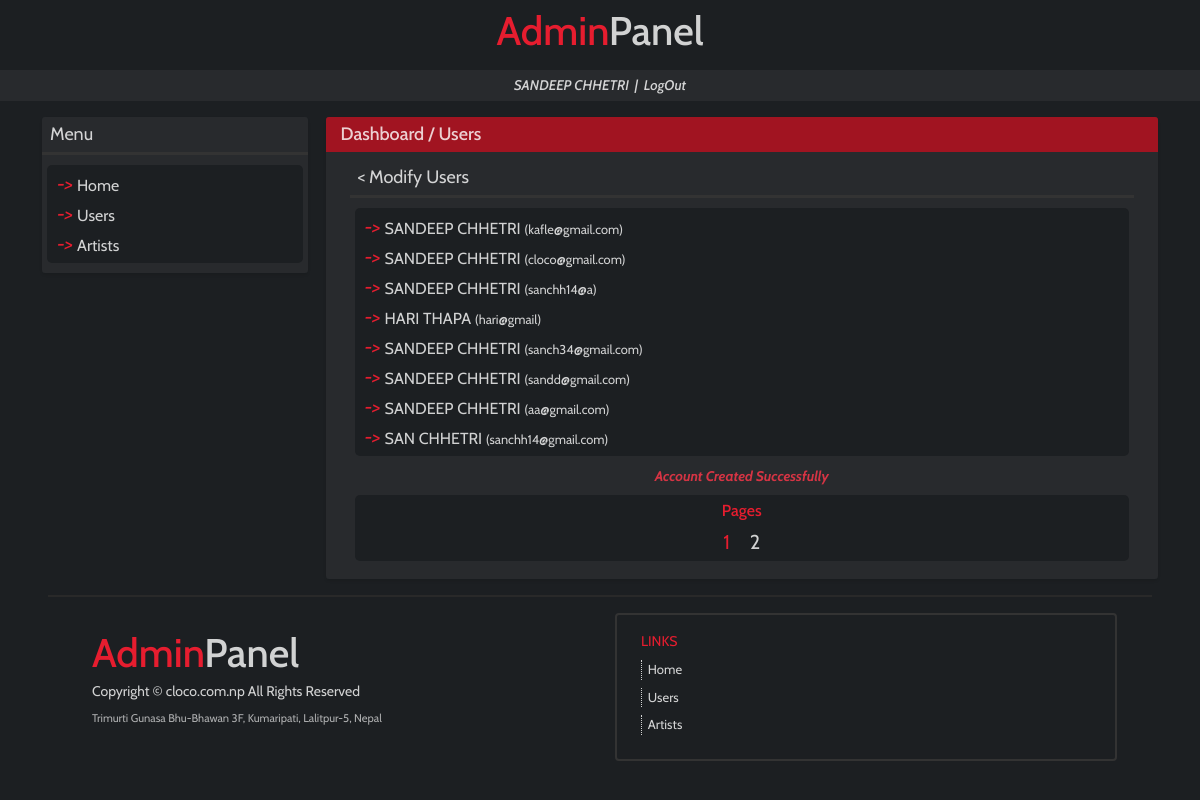
/dashboard/users/modifyuser/ (signed in), run on the app's committed database.
### accounts/models.py (models this page shows)
class User(AbstractUser):
    GENDER_CHOICES = (
        ('M', 'Male'),
        ('F', 'Female'),
        ('O', 'Other'),
    )
    username = None
    first_name = models.CharField(max_length=20)
    last_name = models.CharField(max_length=20)
    email = models.EmailField(unique=True)
    password = models.CharField(max_length=40)
    phone = models.CharField(max_length=20, unique=True)
    dob = models.DateField(null=True, blank=True)
    gender = models.CharField(max_length=1, choices=GENDER_CHOICES)
    address = models.CharField(max_length=50)
    created_at = models.DateTimeField(auto_now_add=True)
    updated_at = models.DateTimeField(auto_now=True)
    USERNAME_FIELD = 'email'
    REQUIRED_FIELDS = ['phone']
    objects = UserManager()

### musicRecord/usersViews.py (the view)
# urls.py: path('users/modifyuser/', usersViews.modify_user, name='modifyuser'),
def modify_user(request):
    if not request.user.is_authenticated:
        return redirect('/')
    else:
        try:
            page = int(request.GET.get('page'))
        except:
            page = 1
        page_end = page*8
        page_start = page_end - 8
        users = User.objects.raw('select * from accounts_User order by created_at desc')
        pages = int(len(users)/8)
        if len(users)%8 != 0:
            pages = pages+1
        if request.session.get('success') != None:
                success = request.session['success']
                request.session['success'] = None
        else:
            success = ''
        return render(request, 'users/modifyuser.html',{'user_name':user_name(request), 'user_pk':request.user.id, 'users':users[page_start:page_end], 'pages':range(1,pages+1), 'page':page, 'success':success})

### musicRecord/usersViews.py (called while the page is built)
def user_name(request):
    return request.user.first_name.upper()+' '+request.user.last_name.upper()

### templates/users/modifyuser.html (shortened to what this page needs)
{% extends 'base.html' %}
{% block content %}
<div class="row mb-3">
    <div class="d-none d-lg-block col-sm-12 col-lg-3 px-4">
        <div class="row mb-3 main-box">
            <div class="sidebox-text px-2 py-1 mb-0">
              Menu
            </div>
            <div class="col-12 mt-0 pt-0" style="background:#333; height:3px;">
            </div>
            <div class="col-12 sidebox-menus">
              <div class="row sidebox-menu py-1">
                <div class="col-12 p-0 m-0" style="color:#e61d2f;">
                    <i>-> </i>
                      <a class="menu-options" href="{% url 'dashboard' %}">Home</a>
                    <br>
                </div>
                <div class="col-12 p-0 m-0" style="color:#e61d2f;">
                    <i>-> </i>
                      <a class="menu-options {% if activetab == 'users' %}activetab{% endif %}" href="{% url 'users' %}">Users</a>
                    <br>
                </div>
                <div class="col-12 p-0 m-0" style="color:#e61d2f;">
                    <i>-> </i>
                      <a class="menu-options" href="{% url 'artists' %}">Artists</a>
                    <br>
                </div>
              </div>
            </div>
        </div>
    </div>
    <div class="col-sm-12 col-lg-9 px-4">
        <div class="row main-box">
            <div class="col-12 box-top py-1">
                <a class="link" href="{% url 'dashboard' %}">Dashboard</a> / <a class="link" href="{% url 'users' %}">Users</a>
            </div>
            <div class="col-12 box-content px-0 px-lg-4">
                <div class="mt-2 pb-2">
                    <div class="sidebox-text px-2 py-1 mb-0">
                        <a href="{% url 'users' %}" class="link">< Modify Users</a>
                    </div>
                    <div class="col-12 mt-0 pt-0" style="background:#333; height:3px;">
                    </div>
                    <div class="col-12 sidebox-menus">
                        <div class="row sidebox-menu py-1">
                            {% for user in users %}
                            <div class="col-12 p-0 m-0" style="color:#e61d2f;">
                                <i>-> </i>
                                <a class="menu-options" href="{% url 'modifyuser' %}{{user.id}}?page={{page}}">{{user.first_name.upper}} {{user.last_name.upper}} <span class="small">({{user.email}})</span></a>
                                <br>
                            </div>
                            {% endfor %}
                        </div>
                        <div id="success" class="text-danger round p-0 mb-2 justify-content-center d-flex" style="opacity: 0.97; font-style: italic; font-weight: bold;">
                            {{success}}
                        </div>
                        <div class="row sidebox-menu py-1">
                            <div class="col mx-2">
                                <div class="row">
                                  <div class="col-12 d-flex justify-content-center mb-1">
                                    <span style="font-size:16px; color:#e61d2f; font-weight:500;">
                                      Pages
                                    </span>
                                  </div>
                                </div>
                                <div class="row">
                                  <div class="col-12 d-flex justify-content-center">
                                    {% for p in pages %}
                                      <div class="">
                                        <a class="link pagesnav {% if page == p %}activetab{% endif %}" href="{% url 'modifyuser' %}?page={{p}}">
                                          <span class="unselectable" style="font-size:20px;">{{p}}</span>
                                        </a>
                                      </div>
                                    {% endfor %}
                                  </div>
                                </div>
                            </div>
                        </div>
                    </div>
                </div>
            </div>
        </div>
    </div>
{% endblock %}

### data on the page
User: first_name "SANDEEP", last_name "CHHETRI", email "kafle@gmail.com"
User: first_name "SANDEEP", last_name "CHHETRI", email "cloco@gmail.com"
User: first_name "SANDEEP", last_name "CHHETRI", email "sanchh14@a"
User: first_name "HARI", last_name "THAPA", email "hari@gmail"
User: first_name "SANDEEP", last_name "CHHETRI", email "sanch34@gmail.com"
User: first_name "SANDEEP", last_name "CHHETRI", email "sandd@gmail.com"
User: first_name "SANDEEP", last_name "CHHETRI", email "aa@gmail.com"
User: first_name "SAN", last_name "CHHETRI", email "sanchh14@gmail.com"

### other printed values
{{ user_name }} "SANDEEP CHHETRI"
{{ success }} "Account Created Successfully"
{{ p }} "1" "2"
